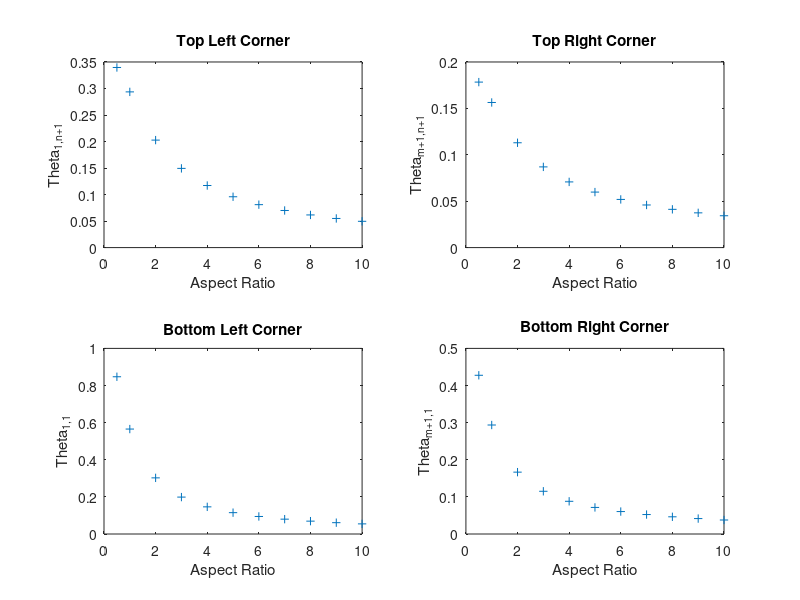

Recreate this plot in MATLAB.
clear
a=0.5;
nodes=15;
m=nodes;
n=nodes;
Theta=ones(m+1,n+1);
lambda=1.9;
Bi=2;
As=[];
Th_1=[];
Th_2=[];
Th_3=[];
Th_4=[];
k=1;
while (a<=10)
  A=a^2;
  DX=1/m;
  DY=1/n;
  maxErr=100;
  tol=1e-4;
  iter=0;
  while(maxErr>tol)
    maxErr=0;
    for i=1:m+1
      for j=1:n+1
        if (i==1 && j==1)
          d=((2*(DY^2)*Theta(i+1,j))+(2*A*(DX^2)*Theta(i,j+1))+((DX*DY)^2))/(2*((DY^2)+A*(DX^2)));
        elseif ((i==1)&&(j>=2 && j<=(n)))
          d=((2*(DY^2)*Theta(i+1,j))+(A*(DX^2)*(Theta(i,j-1)+Theta(i,j+1)))+((DX*DY)^2))/(2*((DY^2)+(A*(DX^2))));
        elseif ((i>=2 && i<=(m))&&(j==1))
          d=(((DY^2)*(Theta(i-1,j)+Theta(i+1,j)))+(2*A*(DX^2)*Theta(i,j+1))+((DX*DY)^2))/(2*((DY^2)+(A*(DX^2))));
        elseif ((i>=2 && i<=(m))&&(j>=2 && j<=(n)))
          d=(((DY^2)*(Theta(i-1,j)+Theta(i+1,j)))+(A*(DX^2)*(Theta(i,j-1)+Theta(i,j+1)))+((DX*DY)^2))/(2*((DY^2)+(A*(DX^2))));
        elseif ((i==(m+1))&&(j>=2 && j<=(n)))
          d=((2*(DY^2)*Theta(i-1,j))+(A*(DX^2)*(Theta(i,j-1)+Theta(i,j+1)))+((DX*DY)^2))/(2*((DY^2)+(A*(DX^2))+(Bi*(DX)*(DY^2))));
        elseif ((i>=2 && i<=(m))&&(j==(n+1)))
          d=(((DY^2)*(Theta(i-1,j)+Theta(i+1,j)))+(2*A*(DX^2)*Theta(i,j-1))+((DX*DY)^2))/(2*((DY^2)+(A*(DX^2))+(Bi*a*(DX^2)*(DY))));
        elseif ((i==(m+1))&&(j==(n+1)))
          d=((2*(DY^2)*Theta(i-1,j))+(2*A*(DX^2)*Theta(i,j-1))+((DX*DY)^2))/(2*((DY^2)+(A*(DX^2))+(Bi*(a*(DX^2)*(DY)+(DX)*(DY^2)))));
        elseif ((i==1)&&(j==(n+1)))
          d=((2*(DY^2)*Theta(i+1,j))+(2*A*(DX^2)*Theta(i,j-1))+((DX*DY)^2))/(2*((DY^2)+(A*(DX^2))+(Bi*a*(DX^2)*(DY))));
        elseif ((i==(m+1))&&(j==1))
          d=((2*(DY^2)*Theta(i-1,j))+(2*A*(DX^2)*Theta(i,j+1))+((DX*DY)^2))/(2*((DY^2)+(A*(DX^2))+(Bi*(DX)*(DY^2))));
        endif
        d=lambda*d+((1-lambda)*Theta(i,j));
        e=((abs(d-Theta(i,j)))/((d+Theta(i,j))/2))*100;
        if e>maxErr
          maxErr=e;
        endif
        Theta(i,j)=d;
      endfor
    endfor
    iter+=1;
  endwhile
  printf("a= %f\t[%f,%f,%f,%f]\n",a,Theta(1,1),Theta(m+1,1),Theta(m+1,n+1),Theta(1,n+1))
  As(k)=a;
  Th_1(k)=Theta(1,1);
  Th_2(k)=Theta(m+1,1);
  Th_3(k)=Theta(m+1,n+1);
  Th_4(k)=Theta(1,n+1);
  a=k;
  k+=1;
endwhile
subplot(2,2,1)
plot(As,Th_4,"+")
xlabel("Aspect Ratio")
ylabel("Theta_1_,_n_+_1")
title("Top Left Corner")
subplot(2,2,2)
plot(As,Th_3,"+")
xlabel("Aspect Ratio")
ylabel("Theta_m_+_1_,_n_+_1")
title("Top Right Corner")
subplot(2,2,3)
plot(As,Th_1,"+")
xlabel("Aspect Ratio")
ylabel("Theta_1_,_1")
title("Bottom Left Corner")
subplot(2,2,4)
plot(As,Th_2,"+")
xlabel("Aspect Ratio")
ylabel("Theta_m_+_1_,_1")
title("Bottom Right Corner")
saveas(1,"Theta-Aspect.png");